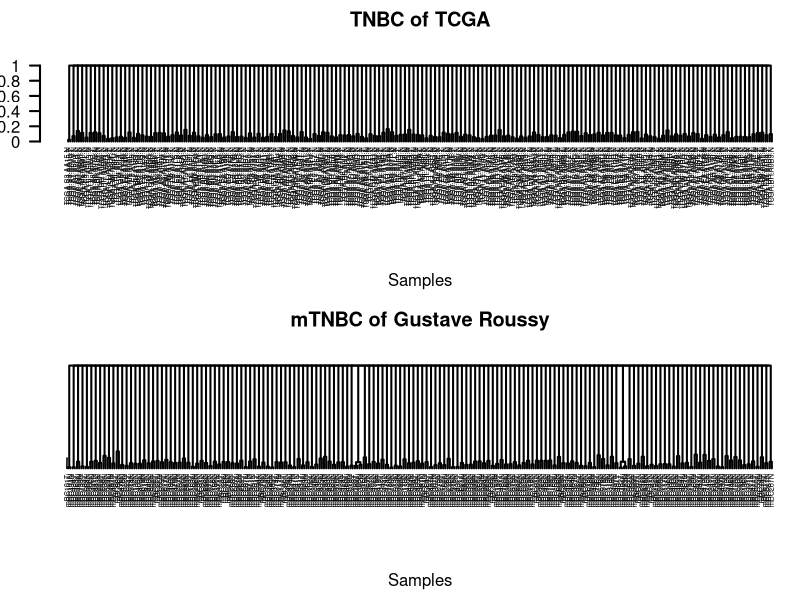

R code for this plot:

par(mfrow=c(2,1),plt=c(0.05, 1, 0.3, 0.8))
output_corr_matrix <- read.delim("../../Data/TNBC_NGSCheckmate.txt")
data = output_corr_matrix
d3 <- as.dist((1 - data[,-1]))
clust3 <- hclust(d3, method = "average")
plot(clust3, lwd = 2, lty = 1,cex=0.45, xlab="Samples", sub = "",  ylab="Distance (1-Pearson correlation)",hang = -1, axes = FALSE,main="TNBC of TCGA")
axis(side = 2, at = seq(0, 1, 0.2), labels = FALSE, lwd = 2)
mtext(seq(0, 1, 0.2), side = 2, at = seq(0, 1, 0.2), line = 1,   las = 2)



output_corr_matrix <- read.delim("../../Data/mTNBC_NGSCheckmate.txt")
data = output_corr_matrix
d3 <- as.dist((1 - data[,-1]))
clust3 <- hclust(d3, method = "average")
plot(clust3, lwd = 2, lty = 1,cex=0.45, xlab="Samples", sub = "",  ylab="Distance (1-Pearson correlation)",hang = -1, axes = FALSE,main="mTNBC of Gustave Roussy")

segments(c(0.4,0.4,0.5,0.5),c(0,0,0.1,0.1),c(0.5,0.5,0.4,0.4),c(0,0.1,0.1,0))
